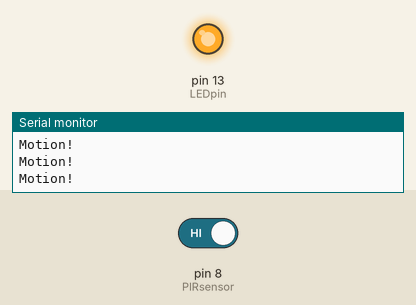
Simulated run of this sketch. Board: Arduino Uno, built with avr-gcc and run on an emulated ATmega328P. On the bench: output pins drawn as LEDs (lit = HIGH), the last lines printed to the serial monitor. Inputs (shaded band) come from the test bench; at power-on: pin 8 (PIRsensor) HIGH.

Above: at 1.8 s.
1.9 s: pin 8 (PIRsensor) driven LOW
At 2.5 s:
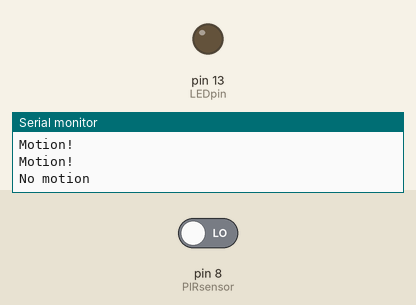
3.5 s: pin 8 (PIRsensor) driven HIGH
At 4.9 s:
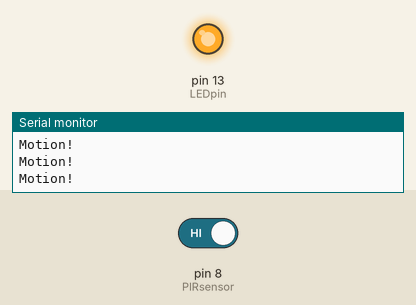
Timing chart, 0 to 6.5 s (numbered marks = the images above; inputs shaded):
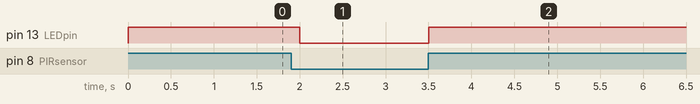

The sketch:

_7_PIR.ino
```cpp
// (licence header left out)
//connected pins
int PIRsensor = 8;
int LEDpin = 13;
//variables
int val;

//the setup routine runs once
void setup()
{
  Serial.begin(9600); //begin serial communication at 9600 baud rate
  pinMode(LEDpin, OUTPUT); //set the LED as an output
  pinMode(PIRsensor, INPUT); //set the PIR sensor as an input
}

// the loop routine runs over and over
void loop()
{
  val = digitalRead(PIRsensor); //store the PIR value
  if (val == LOW) //if the read value from the PIR is low, there is no motion
  {
    Serial.println("No motion"); //inform on the serial monitor that there is no motion
    digitalWrite(LEDpin, LOW); //LED is off
  }
  else  //if not, there is motion
  {
    Serial.println("Motion!"); //inform on the serial monitor that there is motion
    digitalWrite(LEDpin, HIGH); //LED is on
  }
  //wait 500 milliseconds seconds
  delay(500);
}
```

Measured:
- after the input at 1.9 s, pin 13 (LEDpin): HIGH → LOW after 0.10 s
- after the input at 3.5 s, pin 13 (LEDpin): LOW → HIGH at once
